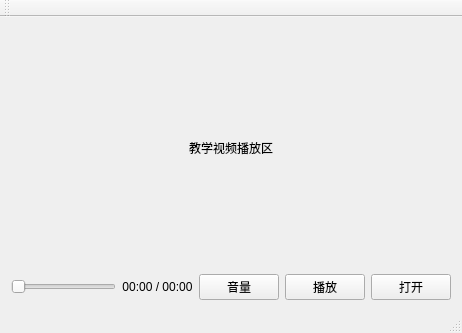
<?xml version="1.0" encoding="UTF-8"?>
<ui version="4.0">
 <class>MediaPlayer</class>
 <widget class="QMainWindow" name="MediaPlayer">
  <property name="geometry">
   <rect>
    <x>0</x>
    <y>0</y>
    <width>462</width>
    <height>333</height>
   </rect>
  </property>
  <property name="windowTitle">
   <string>MediaPlayer</string>
  </property>
  <widget class="QWidget" name="centralWidget">
   <layout class="QVBoxLayout" name="verticalLayout_3">
    <item>
     <layout class="QVBoxLayout" name="verticalLayout_2">
      <item>
       <layout class="QVBoxLayout" name="verticalLayout"/>
      </item>
      <item>
       <widget class="QLabel" name="label">
        <property name="sizePolicy">
         <sizepolicy hsizetype="Preferred" vsizetype="Expanding">
          <horstretch>0</horstretch>
          <verstretch>0</verstretch>
         </sizepolicy>
        </property>
        <property name="text">
         <string>教学视频播放区</string>
        </property>
        <property name="alignment">
         <set>Qt::AlignCenter</set>
        </property>
       </widget>
      </item>
      <item>
       <layout class="QHBoxLayout" name="horizontalLayout">
        <item>
         <widget class="CustomSlider" name="horizontalSlider">
          <property name="orientation">
           <enum>Qt::Horizontal</enum>
          </property>
         </widget>
        </item>
        <item>
         <widget class="QLabel" name="label_time">
          <property name="text">
           <string>00:00 / 00:00</string>
          </property>
          <property name="scaledContents">
           <bool>false</bool>
          </property>
          <property name="alignment">
           <set>Qt::AlignCenter</set>
          </property>
          <property name="buddy">
           <cstring></cstring>
          </property>
         </widget>
        </item>
        <item>
         <widget class="QPushButton" name="pushButton_Volume">
          <property name="text">
           <string>音量</string>
          </property>
         </widget>
        </item>
        <item>
         <widget class="QPushButton" name="pushButton_Player">
          <property name="text">
           <string>播放</string>
          </property>
         </widget>
        </item>
        <item>
         <widget class="QPushButton" name="pushButton_Open">
          <property name="text">
           <string>打开</string>
          </property>
         </widget>
        </item>
       </layout>
      </item>
     </layout>
    </item>
   </layout>
  </widget>
  <widget class="QMenuBar" name="menuBar">
   <property name="geometry">
    <rect>
     <x>0</x>
     <y>0</y>
     <width>462</width>
     <height>21</height>
    </rect>
   </property>
  </widget>
  <widget class="QToolBar" name="mainToolBar">
   <attribute name="toolBarArea">
    <enum>TopToolBarArea</enum>
   </attribute>
   <attribute name="toolBarBreak">
    <bool>false</bool>
   </attribute>
  </widget>
  <widget class="QStatusBar" name="statusBar"/>
 </widget>
 <layoutdefault spacing="6" margin="11"/>
 <customwidgets>
  <customwidget>
   <class>CustomSlider</class>
   <extends>QSlider</extends>
   <header location="global">customslider.h</header>
  </customwidget>
 </customwidgets>
 <resources/>
 <connections/>
</ui>
